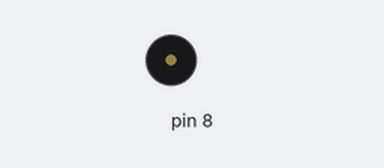
This sketch was run on a simulated Arduino Uno, built with avr-gcc and run on an emulated ATmega328P. On the bench: buzzer (waves = sounding).

Above: at 0.5 s.
At 3.9 s:
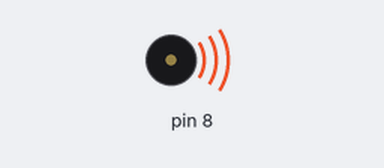
Timing chart, 0 to 6.2 s (numbered marks = the images above):
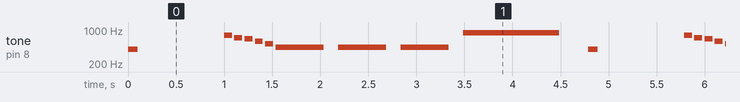

Measured:
- by itself, tone on pin 8: repeats every 4.8 s: silent 0.90 s, 784 Hz 0.08 s, silent 0.02 s, 698 Hz 0.08 s, silent 0.02 s, 659 Hz 0.08 s, silent 0.02 s, 587 Hz 0.08 s, silent 0.02 s, 523 Hz 0.08 s, silent 0.02 s, 3 × (440 Hz 0.50 s, silent 0.15 s), 880 Hz 1.0 s, silent 0.30 s, 400 Hz 0.10 s

The sketch:

weight_watchers.ino
```cpp
/* modified toneMelody example
*/
int button1 = 1; //remove this bc it's not necessary
int button2 = 1;
int button3 = 1;
int button4 = 1;
int button5 = 1;
int button6 = 1;

//put all of this outside of any loops for setup

#include "pitches.h"

// notes in the melody:
int melodya[] = { //final sound
  NOTE_G5, NOTE_F5, NOTE_E5, NOTE_D5, NOTE_C5};
int noteDurationsa[] = {
  12, 12, 12, 12, 12};

int melodyb[] = { //mario kart countdown
  NOTE_A4, NOTE_A4, NOTE_A4, NOTE_A5};
int noteDurationsb[] = {
  2, 2, 2, 1};


//put this in setup
void setup() {
   pinMode (button1, INPUT_PULLUP); //specify button mode
   pinMode (button2, INPUT_PULLUP);
   pinMode (button3, INPUT_PULLUP);
   pinMode (button4, INPUT_PULLUP);
}

//put the if statements where you need them
void loop() {

//delay countdown
tone (8, 400, 100); //this is put in the for loop to countdown during the delay
  delay (1000);


//final sound
    for (int thisNote = 0; thisNote < 5; thisNote++) {

    // to calculate the note duration, take one second divided by the note type.
    //e.g. quarter note = 1000 / 4, eighth note = 1000/8, etc.
    int noteDuration = 1000 / noteDurationsa[thisNote];
    tone(8, melodya[thisNote], noteDuration);
    // to distinguish the notes, set a minimum time between them.
    // the note's duration + 30% seems to work well:
    int pauseBetweenNotes = noteDuration * 1.30;
    delay(pauseBetweenNotes);
    // stop the tone playing:
    noTone(8);
  }


//mario kart countdown
    for (int thisNote = 0; thisNote <4; thisNote++) {
    float noteDuration = 1000.0 / noteDurationsb[thisNote];
    tone(8, melodyb[thisNote], noteDuration);
    float pauseBetweenNotes = noteDuration * 1.30;
    delay(pauseBetweenNotes);
    noTone(8);
  }


}
```
